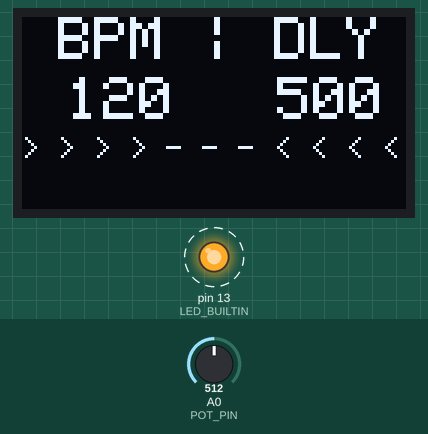
The sketch below on a simulated Arduino Uno, built with avr-gcc and run on an emulated ATmega328P. Shown: 128×64 one-colour display, output pins drawn as LEDs (lit = HIGH). Dashed ring = blinking. Inputs (shaded band) come from the test bench; at power-on: A0 (POT_PIN) = 512.

Above: at 3.2 s.
3.3 s: A0 (POT_PIN) set to 122
At 4.7 s:
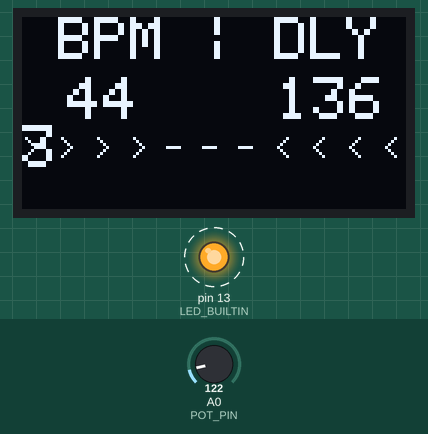
6.4 s: A0 (POT_PIN) set to 10
At 7.6 s:
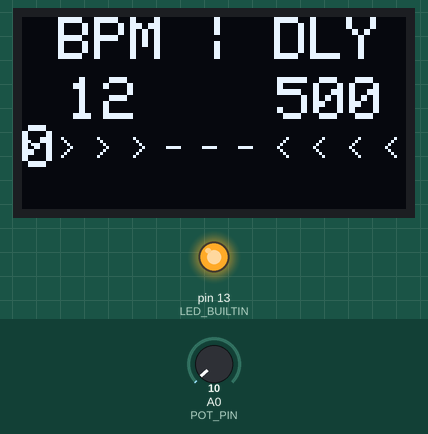
Timing chart, 0 to 13.0 s (numbered marks = the images above; inputs shaded):
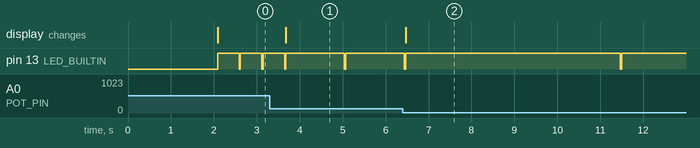

The sketch:

oled.ino
```cpp
/*********
  Rui Santos
  Complete project details at https://randomnerdtutorials.com
*********/

#include <Wire.h>
#include <Adafruit_GFX.h>
#include <Adafruit_SSD1306.h>

#define SCREEN_WIDTH 128 // OLED display width, in pixels
#define SCREEN_HEIGHT 64 // OLED display height, in pixels

// Declaration for an SSD1306 display connected to I2C (SDA, SCL pins)
Adafruit_SSD1306 display(SCREEN_WIDTH, SCREEN_HEIGHT, &Wire, -1);

const byte POT_PIN = 0;
int bpm = 120;
int gPotVal = 500;
float delayTime = 60.0 / bpm * 1000.0;
int delayTimeInt = delayTime;

void setup() {
  pinMode(LED_BUILTIN, OUTPUT);

  Serial.begin(115200);

  if(!display.begin(SSD1306_SWITCHCAPVCC, 0x3C)) { // Address 0x3D for 128x64
    Serial.println(F("SSD1306 allocation failed"));
    for(;;);
  }

  display.clearDisplay();

  display.setTextSize(2);
  display.setTextColor(WHITE);
  display.setCursor(20, 20);
  // Display static text
  display.println("MODULED!");
  display.display();
  delay(2000);
}

void loop() {
  setBPM();

  display.clearDisplay();
  display.setTextSize(2);
  display.setCursor(0, 0);
  display.println(" BPM | DLY");
  display.setTextSize(2);
  display.setCursor(15, 20);
  display.println(bpm);
  display.setCursor(85, 20);
  display.println(delayTimeInt);
  display.setCursor(0, 40);
  display.setTextSize(1);
  display.println("> > > > - - - < < < <");
  display.display();

  digitalWrite(LED_BUILTIN, HIGH);
  delay(delayTime);
  digitalWrite(LED_BUILTIN, LOW);
}

void setBPM() {
  int potRead = analogRead(POT_PIN);
  // Change value only if current read is different than previous set value
  if (abs(gPotVal - potRead) > 20) {
    bpm = map(potRead, 0, 1023, 10, 300);
    delayTime = 60.0 / bpm * 1000.0;
    delayTimeInt = delayTime;
  }
}
```

Measured:
- after the input at 3.3 s, pin 13 (LED_BUILTIN): HIGH → LOW after 1.7 s, → HIGH 0.03 s later; the display: changes after 0.38 s (image 1)
- after the input at 6.4 s, pin 13 (LED_BUILTIN): HIGH → LOW after 5.1 s, → HIGH 0.03 s later; the display: changes after 0.07 s (image 2)
- by itself, pin 13 (LED_BUILTIN): alternates HIGH for 0.50 s and LOW for 0.03 s
